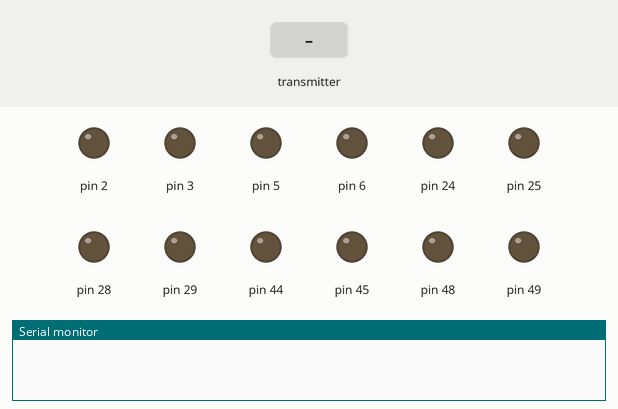
Simulated run of this program. Board: Arduino Mega 2560, built with avr-gcc and run on an emulated ATmega2560. Shown: output pins drawn as LEDs (lit = HIGH), the last lines printed to the serial monitor. The test bench sets the inputs (shaded band). No radio packets arrive unless stated.

Above: at 1.2 s.
1.3 s: the transmitter starts sending XYBuf.0 = 256
At 1.46 s:
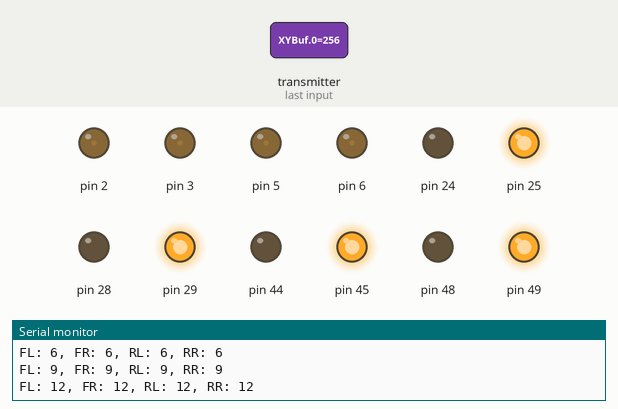
4.3 s: the transmitter starts sending XYBuf.1 = 256
7.3 s: the transmitter starts sending XYBuf.0 = 0
At 8.01 s:
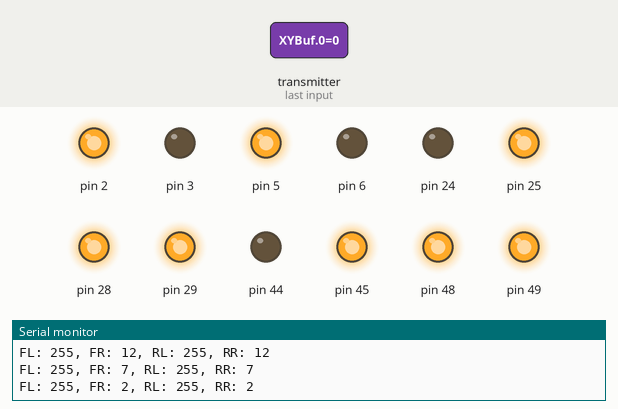
10.3 s: the transmitter starts sending XYBuf.1 = 0
At 13.26 s:
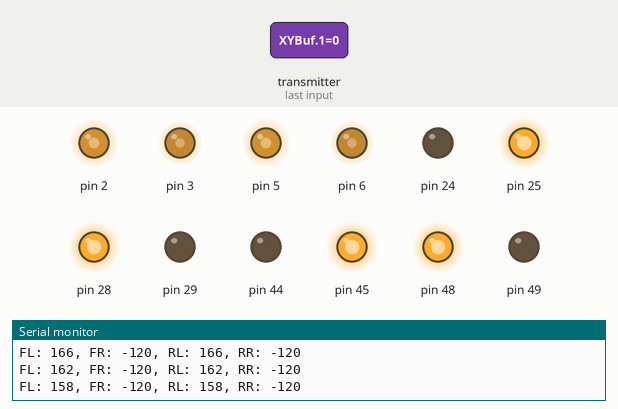
13.3 s: the transmitter starts sending XYBuf.0 = 512
At 17.1 s:
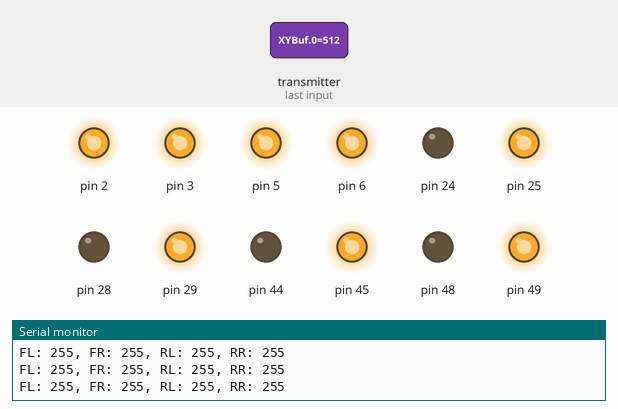
Timing chart, 0 to 17.3 s (numbered marks = the images above; inputs shaded):
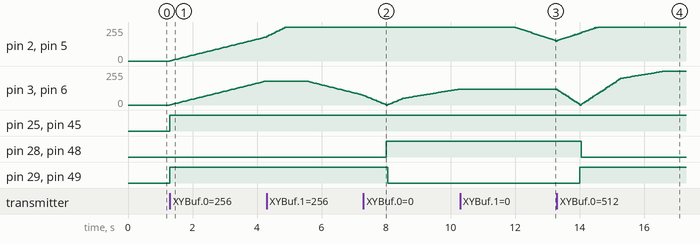

The program:

main.cpp
```cpp
#include "RoboMotor.h"
#include <Streaming.h>
#include <RF24.h>
#include <AsyncDelay.h>

#define VERBOSE_SPEED


/*
   FRONT LEFT (FL)     FRONT RIGHT (FR)
   Motor 1             Motor 2
   Board 1             Board 1

   REAR LEFT  (RL)     REAR RIGHT (RR)
   Motor 1             Motor 2
   Board 2             Board 2
*/

AsyncDelay tickTimer;
AsyncDelay receiveTimer;

#define DECAY_X 2
#define DECAY_Y 2
#define CE_PIN 36
#define CSN_PIN 37
#define RADIO_LEVEL RF24_PA_MAX
#define XY_THRESHOLD 30

const uint8_t dX = DECAY_X;
const uint8_t dY = DECAY_Y;

RoboMotor motorFL (24, 25, 5, true, dX, dY);
RoboMotor motorFR (28, 29, 6, false, dX, dY);
RoboMotor motorRL (44, 45, 2, true, dX, dY);
RoboMotor motorRR (48, 49, 3, false, dX, dY);

RF24 radio(CE_PIN, CSN_PIN);
uint8_t address[][6] = {"R", "C"};
uint8_t radioNumber = 0;

const int XY_threshold = XY_THRESHOLD;

int16_t XY[2];
int16_t XYBuf[2];

bool dataLock = false;
bool newData = false;
bool decayX = false;
bool decayY = false;


void setup()
{
    Serial.begin(9600);
    while (!radio.begin()) {
        delay(1);
    } // hold in infinite loop
    memset(XY, 0, 2);
    memset(XYBuf, 0, 2);
    radio.openReadingPipe(1, address[!radioNumber]);
    radio.setPALevel(RADIO_LEVEL);
    radio.setPayloadSize(sizeof(XYBuf));
    radio.startListening();
    motorFL.begin();
    motorFR.begin();
    motorRL.begin();
    motorRR.begin();
#ifdef TESTING
    Serial << "Setup Complete" << endl;
#endif
    tickTimer.start(10, AsyncDelay::MILLIS);
    receiveTimer.start(1, AsyncDelay::MILLIS);
}
void receiveOneCommand() {
    if (radio.available()) {
        dataLock = true;
        radio.read(&XYBuf, sizeof(XYBuf));
        XY[1] = XYBuf[0];
        XY[0] = XYBuf[1];
        dataLock = false;
        newData = true;
#ifdef VERBOSE_SIGNAL
        Serial << "X: " << XY[0] << ", Y: " << XY[1] << endl;
#endif
    }
}

void handleXY() {
    if (!newData || dataLock) {
        return;
    }

    newData = false;
    int16_t X = XY[0];
    int16_t Y = XY[1];

    // Check if values meet threshold
    if (abs(X) < XY_threshold) {
        X = 0;
        decayX = true;
    }

    if (abs(Y) < XY_threshold) {
        Y = 0;
        decayY = true;
    }


    auto deltaX = (int8_t)map(X, -255, 255, -3, 3);
    auto deltaY = (int8_t)map(Y, -255, 255, -3, 3);
#ifdef VERBOSE_DELTA
    Serial << "deltaX: " << deltaX << ", deltaY: " << deltaY << endl;
#endif

    motorFL.updateThrottle(deltaX, deltaY);
    motorRL.updateThrottle(deltaX, deltaY);

    motorFR.updateThrottle(deltaX, deltaY);
    motorRR.updateThrottle(deltaX, deltaY);
#ifdef VERBOSE_SPEED
    Serial << "FL: " << motorFL.getSpeed() << ", FR: " << motorFR.getSpeed() << ", RL: " << motorRL.getSpeed() << ", RR: " << motorRR.getSpeed() << endl;
#endif

}


void loop() {
    if (receiveTimer.isExpired()) {
        receiveOneCommand();
        handleXY();
        receiveTimer.restart();
    }

    if (tickTimer.isExpired()) {
        motorFL.tick(decayX, decayY, DECAY_X, DECAY_Y);
        motorRL.tick(decayX, decayY, DECAY_X, DECAY_Y);
        motorFR.tick(decayX, decayY, DECAY_X, DECAY_Y);
        motorRR.tick(decayX, decayY, DECAY_X, DECAY_Y);
        decayX = false;
        decayY = false;
        tickTimer.restart();
    }


}
```

Measured:
- after the input at 1.3 s, pin 2, pin 3, pin 5, pin 6: moves from 0/255 to 180/255 over 3.0 s, starting at once; pin 25, pin 29, pin 45, pin 49: LOW → HIGH at once
- after the input at 7.3 s, pin 28, pin 48: LOW → HIGH after 0.71 s instead of 1.2 s; pin 29, pin 49: HIGH → LOW after 0.75 s
- after the input at 10.3 s, pin 2, pin 5: moves from 255/255 to 150/255 over 1.3 s, starting after 1.7 s; pin 3, pin 6: stays 120/255 (without the input it goes to 122/255 after 0.02 s)
- after the input at 13.3 s, pin 24, pin 44: stays LOW (without the input it goes to HIGH after 3.4 s); pin 28, pin 48: HIGH → LOW after 0.75 s; pin 29, pin 49: LOW → HIGH after 0.71 s instead of 3.4 s
